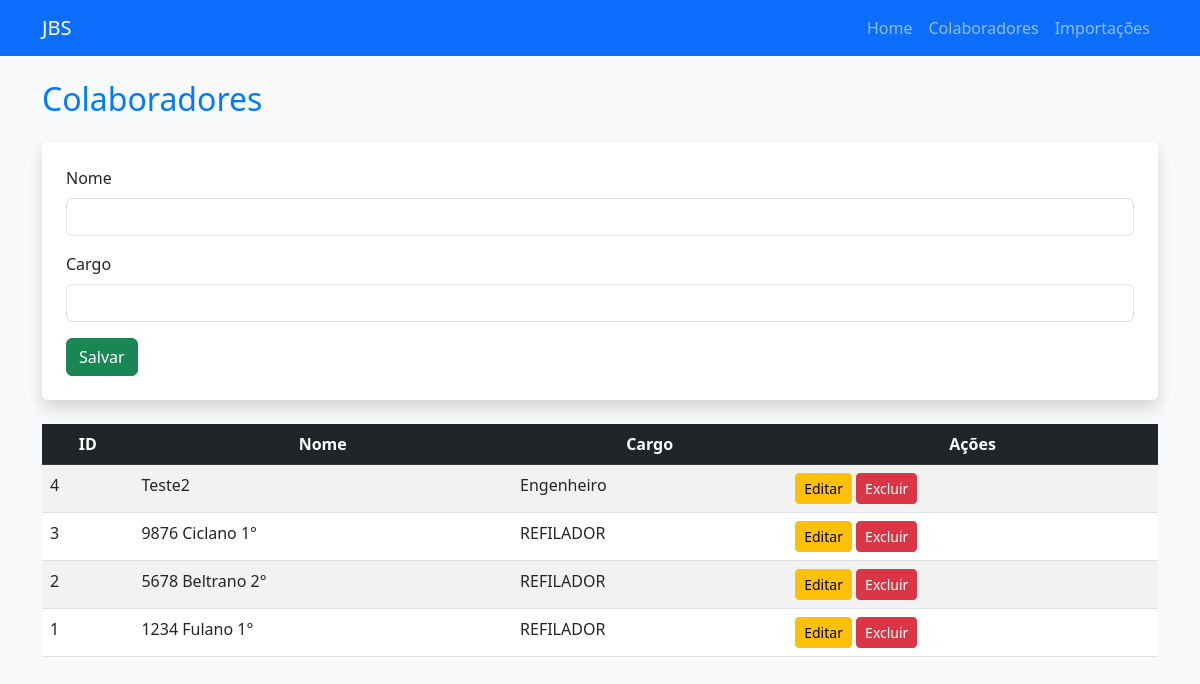
Before: /colaboradores with the older database file.
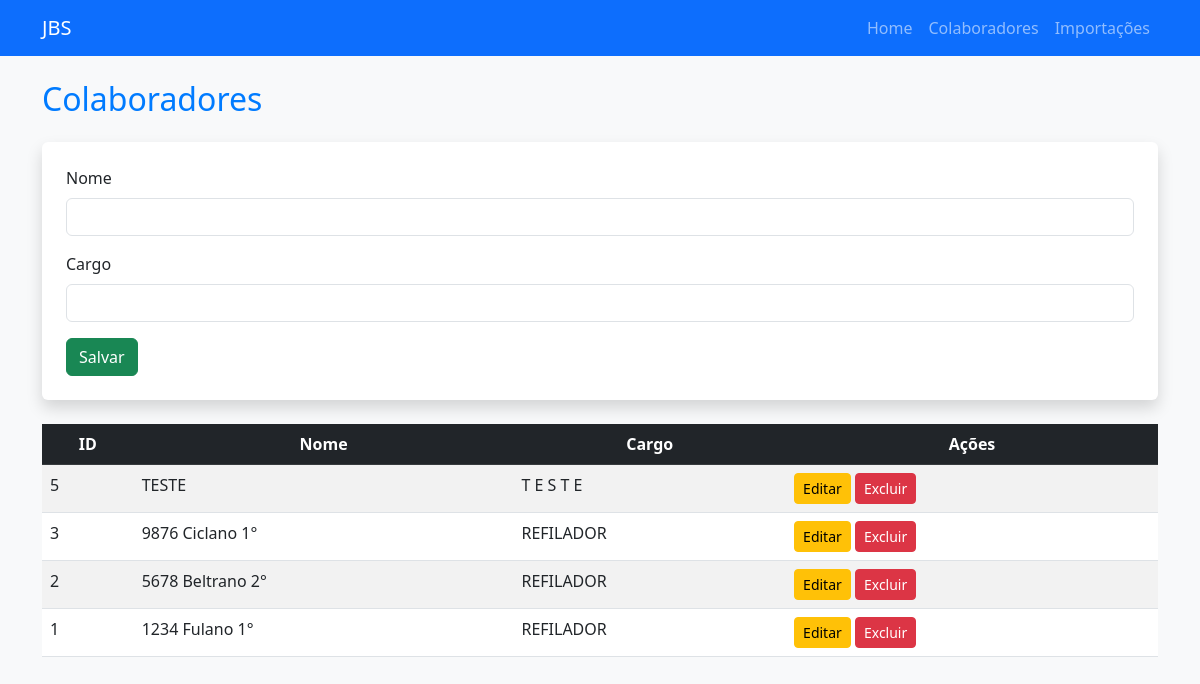
After: the same page with the newer database file.
### app/models.py (models this page shows)
class Colaborador(db.Model):
    id = db.Column(db.Integer, primary_key=True)
    nome = db.Column(db.String(100), nullable=False)
    cargo = db.Column(db.String(100), nullable=False)
    importacoes = db.relationship('Importacao', backref='colaborador', cascade='all, delete-orphan')

### app/routes.py (the view, shortened to what this page needs)
@main.route('/colaboradores', methods=['GET', 'POST'])
def colaboradores():
    colaboradores = Colaborador.query.order_by(Colaborador.id.desc()).all()
    return render_template('colaboradores.html', colaboradores=colaboradores)

### app/templates/colaboradores.html
{% extends 'base.html' %}
{% block content %}
<h2 class="mb-4">Colaboradores</h2>
<form method="POST" class="mb-4 p-4 bg-white shadow rounded">
    <div class="mb-3">
        <label class="form-label">Nome</label>
        <input type="text" name="nome" class="form-control" required>
    </div>
    <div class="mb-3">
        <label class="form-label">Cargo</label>
        <input type="text" name="cargo" class="form-control" required>
    </div>
    <button type="submit" class="btn btn-success">Salvar</button>
</form>
<table class="table table-striped table-hover">
    <thead class="table-dark">
        <tr>
            <th>ID</th>
            <th>Nome</th>
            <th>Cargo</th>
            <th>Ações</th>
        </tr>
    </thead>
    <tbody>
        {% for colaborador in colaboradores %}
        <tr>
            <td>{{ colaborador.id }}</td>
            <td>{{ colaborador.nome }}</td>
            <td>{{ colaborador.cargo }}</td>
            <td>
                <a href="{{ url_for('main.edit_colaborador', id=colaborador.id) }}" class="btn btn-warning btn-sm">Editar</a>
                <form action="{{ url_for('main.delete_colaborador', id=colaborador.id) }}" method="POST" class="d-inline">
                    <button type="submit" class="btn btn-danger btn-sm" onclick="return confirm('Deseja excluir?')">Excluir</button>
                </form>
            </td>
        </tr>
        {% endfor %}
    </tbody>
</table>
{% endblock %}

### app/templates/base.html (shortened to what this page needs)
<!DOCTYPE html>
<html lang="pt-BR">
<head>
    <link
        href="https://cdn.jsdelivr.net/npm/bootstrap@5.3.0/dist/css/bootstrap.min.css"
        rel="stylesheet"
    >
    <link rel="stylesheet" href="{{ url_for('static', filename='styles.css') }}">
</head>
<body class="bg-light">
    <nav class="navbar navbar-expand-lg navbar-dark bg-primary">
        <div class="container">
            <a class="navbar-brand" href="{{ url_for('main.home') }}">JBS</a>
            <div class="collapse navbar-collapse">
                <ul class="navbar-nav ms-auto">
                    <li class="nav-item"><a class="nav-link" href="{{ url_for('main.home') }}">Home</a></li>
                    <li class="nav-item"><a class="nav-link" href="{{ url_for('main.colaboradores') }}">Colaboradores</a></li>
                    <li class="nav-item"><a class="nav-link" href="{{ url_for('main.importacoes') }}">Importações</a></li>
                </ul>
            </div>
        </div>
    </nav>
    <main class="container mt-4">
        {% block content %}{% endblock %}
    </main>
</body>
</html>

### app/static/styles.css (style rules this page uses)
body { background-color: #f8f9fa; }
h2 { color: #007bff; }
.table th { text-align: center; }

Changed rows visible on the page:
removed Colaborador: id "4", nome "Teste2", cargo "Engenheiro"
added Colaborador: id "5", nome "TESTE", cargo "T E S T E"
